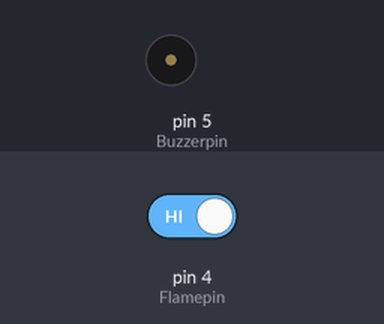
The sketch below on a simulated Arduino Uno, built with avr-gcc and run on an emulated ATmega328P. Shown: buzzer (waves = sounding, pin HIGH). The inputs (shaded band) are chosen by the test bench; at power-on: pin 4 (Flamepin) HIGH. The modem accepts every AT command (registered, SIM ready, sends succeed) and sends nothing else; what the sketch prints to the serial monitor is not drawn.

Above: at 1.2 s.
1.3 s: pin 4 (Flamepin) driven LOW
At 1.9 s:
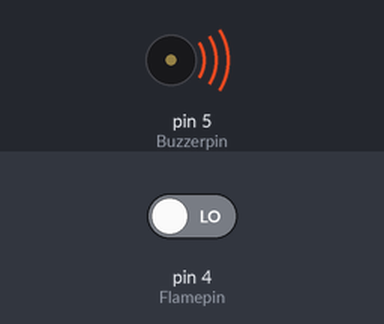
Timing chart, 0 to 4.3 s (numbered marks = the images above; inputs shaded):
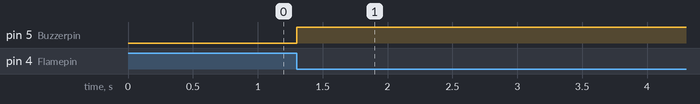

Measured:
- after the input at 1.3 s, pin 5 (Buzzerpin): LOW → HIGH at once

The sketch:

Code.ino
```cpp
#include <SoftwareSerial.h>
SoftwareSerial SIM900(7,8); //rx,tx
String Textforsms;
int Buzzerpin = 5;
int Flamepin = 4;

boolean Flame_Sensor_Value = HIGH;

void setup()
{
randomSeed(analogRead(0));
Serial.begin(9600);
SIM900.begin(9600); // original 19200. while enter 9600 for sim900A
Serial.println(" logging time completed!");
pinMode (Buzzerpin, OUTPUT);
pinMode (Flamepin, INPUT);
Serial.begin(9600);

}

void loop()
{
  Flame_Sensor_Value = digitalRead (Flamepin);

  if (Flame_Sensor_Value == LOW)
  {
    Textforsms = "\n Fire Detected";
    digitalWrite(Buzzerpin, HIGH);
    sendSMS (Textforsms);
    //Serial.println("AT+CMGF=1");
    delay(1000);
    //Serial.println("AT+CMGS=\"+919404086387\"");
    Serial.println("Fire IN THE HOUSE");
    //Serial.println((char)26);
    delay(500);
  }
  else
  {
    digitalWrite(Buzzerpin,LOW);
  }
}
void sendSMS(String message)
{
  SIM900.print("AT+CMGF=1\r");                     // AT command to send SMS message
  delay(1000);
 SIM900.println("AT + CMGS = \"+919404086387\"");  // recipient's mobile number, in international format

  delay(1000);
  SIM900.println(message);                         // message to send
  delay(1000);
  SIM900.println((char)26);                        // End AT command with a ^Z, ASCII code 26
  delay(1000);
  SIM900.println();
  delay(100);                                     // give module time to send SMS

}
```
